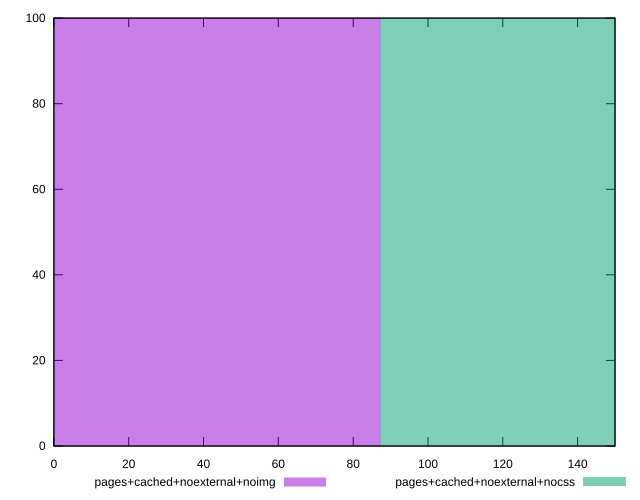

This figure's gnuplot source:
reset
set terminal svg size 640, 500 enhanced background rgb 'white'
set output "reprap/unminified-javascript/comparison/histogram/8_vs_9.svg"

$pagesCachedNoexternalNoimg <<EOF
0 100
EOF

$pagesCachedNoexternalNocss <<EOF
174.46434087125579 100
EOF

set key outside below
set boxwidth 174.46434087125579
set yrange [0:100]
set style fill transparent solid 0.5 noborder

plot \
  $pagesCachedNoexternalNoimg title "pages+cached+noexternal+noimg" with boxes, \
  $pagesCachedNoexternalNocss title "pages+cached+noexternal+nocss" with boxes, \


reset
